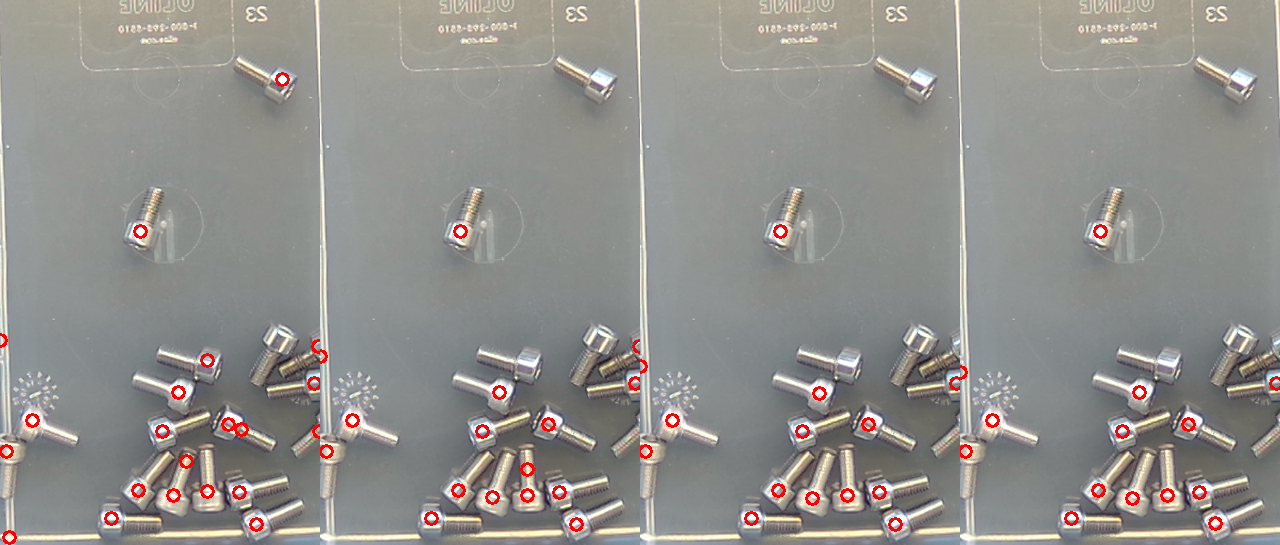
#> input picture dev/cores.png, 1280 x 545 px, given in place of gt27_0.png, which was not available
$ python explore.py
#> lines starting #> are read from the running program, lines starting #| are printed output that depends on the picture; after the words box and inside, x2 and y2 are one past the last pixel; in counts of white or black regions, pixels touching at a corner belong together
#> further down, f is the input picture: shape (545, 1280, 3); mean B, G, R 140.6, 144, 145.7
### dev/proto3.py
import cv2, numpy as np, sys
def run(f, t=35, erode=31):
#> called with t = 35, erode = 31
    H,W=f.shape[:2]; g=cv2.cvtColor(f,cv2.COLOR_BGR2GRAY)
#> after `H, W = f.shape[:2]`: H = 545; W = 1280
    gb=cv2.GaussianBlur(g,(0,0),3)
    _,bright=cv2.threshold(gb,0,255,cv2.THRESH_BINARY+cv2.THRESH_OTSU)
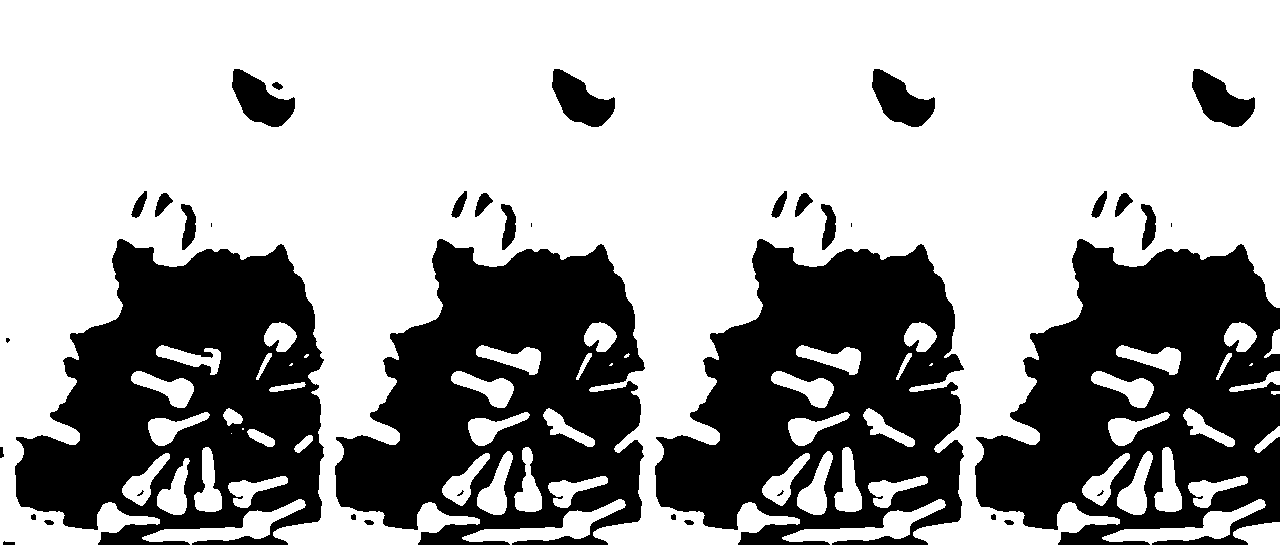
#> bright: shape (545, 1280); 64.7% white; 40 black regions (9 under 20 px), largest, box (x1, y1, x2, y2) and area: (15, 239, 324, 545) 59005, (335, 239, 645, 545) 58448, (975, 239, 1280, 545) 58300
    bright=cv2.morphologyEx(bright,cv2.MORPH_CLOSE,cv2.getStructuringElement(cv2.MORPH_ELLIPSE,(51,51)))
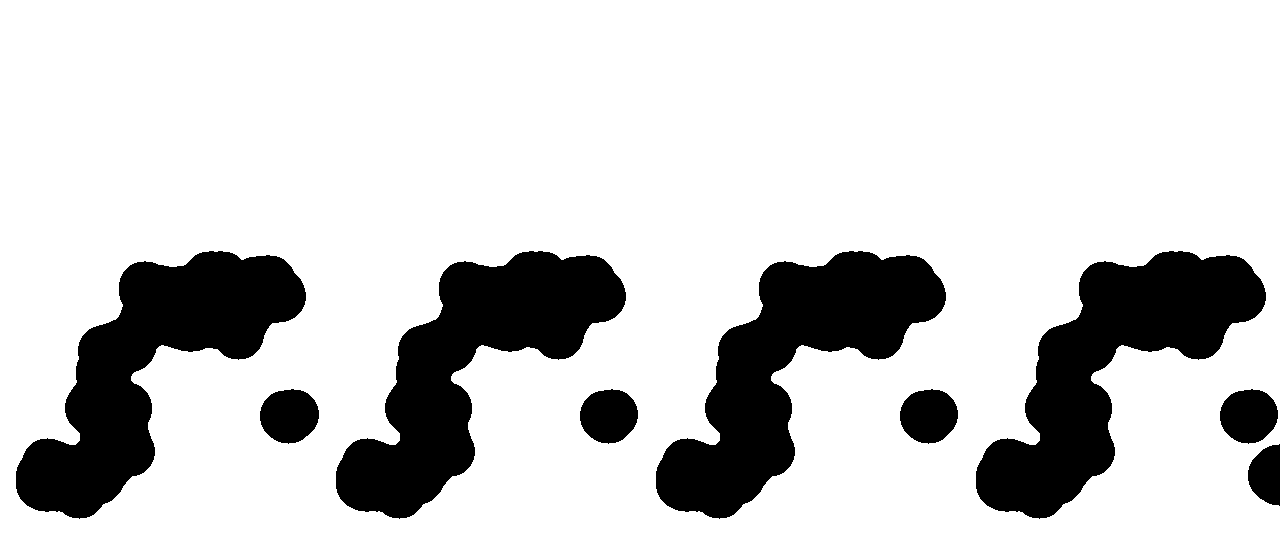
#> bright: shape (545, 1280); 80.5% white; 9 black regions, largest, box (x1, y1, x2, y2) and area: (16, 251, 306, 519) 31205, (336, 251, 626, 519) 31195, (656, 251, 946, 519) 31195
    n,lab,st,_=cv2.connectedComponentsWithStats(bright)
#> lab: shape (545, 1280) int32; values 0 (black) and 1 (white), 80.5% white; 9 black regions
#> n = 2; st = [[16, 251, 1264, 268, 136165], [0, 0, 1280, 545, 561435]]
    i=1+np.argmax(st[1:,4]); cs,_=cv2.findContours((lab==i).astype(np.uint8),cv2.RETR_EXTERNAL,cv2.CHAIN_APPROX_SIMPLE)
#> after `i = 1 + np.argmax(st[1:, 4])`: i = 1
#> after `cs, _ = cv2.findContours((lab == i).astype(np.uint8), cv2.RETR_EXTERNA`: cs = 1 contour; box (x1, y1, x2, y2) and area: (0, 0, 1280, 545) 694256
    hull=cv2.convexHull(max(cs,key=cv2.contourArea))
#> hull = [[1279, 0], [1279, 544], [0, 544], [0, 0]]
    binm=np.zeros_like(g); cv2.drawContours(binm,[hull],-1,255,-1)
#> after `cv2.drawContours(binm, [hull], -1, 255, -1)`: binm: shape (545, 1280); every value is 255
    binm=cv2.erode(binm,cv2.getStructuringElement(cv2.MORPH_ELLIPSE,(erode,erode)))
    s=4; bg=cv2.resize(cv2.medianBlur(cv2.resize(g,(W//s,H//s)),15),(W,H))
#> after `bg = cv2.resize(cv2.medianBlur(cv2.resize(g, (W // s, H // s)), 15), (`:
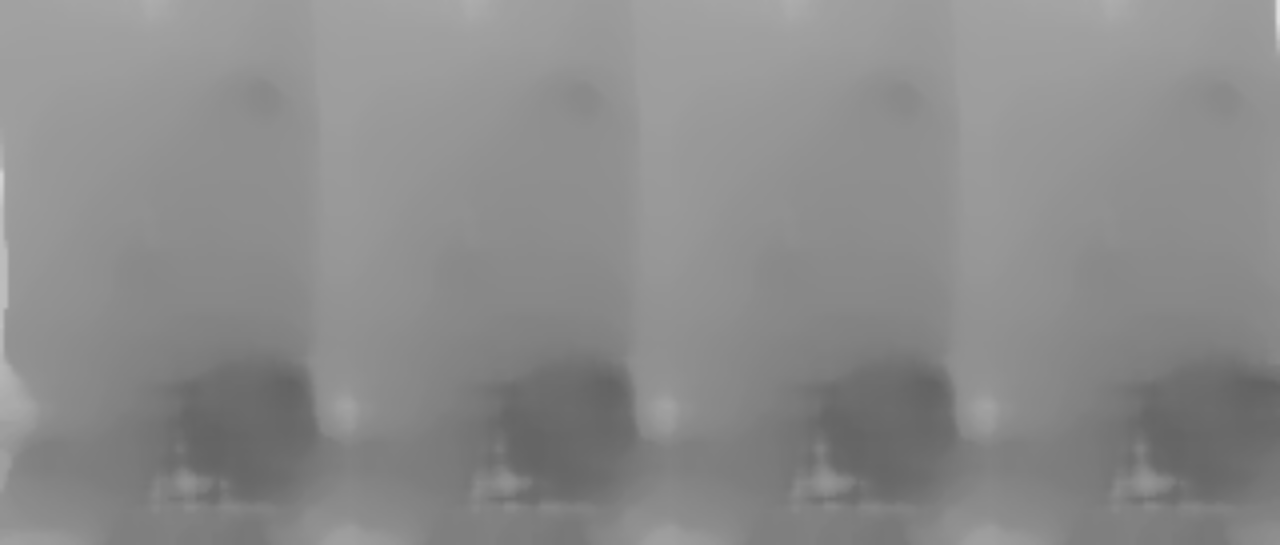
#> bg: shape (545, 1280); min 99, max 222, mean 139.3
    d=cv2.absdiff(g,bg); d[binm==0]=0
    m=((d>t)*255).astype(np.uint8)
#> m: shape (545, 1280); 10.2% white; 1460 white regions (1246 under 20 px), largest, box (x1, y1, x2, y2) and area: (585, 0, 662, 465) 3003, (905, 0, 982, 465) 2972, (285, 0, 342, 465) 2904
    m=cv2.morphologyEx(m,cv2.MORPH_CLOSE,cv2.getStructuringElement(cv2.MORPH_ELLIPSE,(5,5)))
#> m: shape (545, 1280); 13.4% white; 478 white regions (403 under 20 px), largest, box (x1, y1, x2, y2) and area: (738, 0, 1061, 545) 16310, (418, 0, 741, 545) 16257, (98, 0, 421, 545) 16225
    m=cv2.morphologyEx(m,cv2.MORPH_OPEN,np.ones((3,3),np.uint8))
#> m: shape (545, 1280); 12.7% white; 137 white regions (43 under 20 px), largest, box (x1, y1, x2, y2) and area: (1059, 412, 1280, 539) 9447, (739, 412, 960, 539) 9444, (419, 412, 640, 539) 9365
    return m, binm
# [5 lines that do not run on import are left out]

### dev/approaches/tmp/explore.py
import cv2,numpy as np,sys
sys.path.insert(0,'dev'); from proto3 import run
for n in ['gt27_0','frame_focused']:
    f=cv2.imread('dev/'+n+'.png'); m,b=run(f)
    dt=cv2.distanceTransform(m,cv2.DIST_L2,5)
    sk=cv2.ximgproc.thinning(m) if hasattr(cv2,'ximgproc') else None
#> sk: shape (545, 1280); 1.4% white in thin lines or dots
    # ridge: local max of dt in 3x3
    ridge=(dt>=cv2.dilate(dt,np.ones((3,3))))&(dt>1)
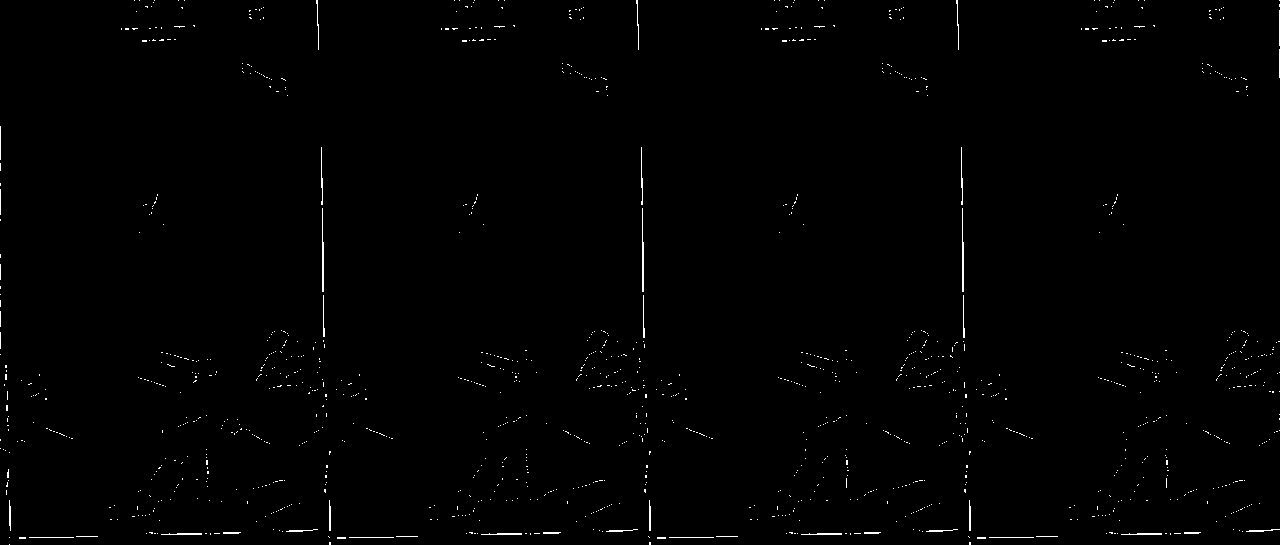
#> ridge: shape (545, 1280) bool; 0.68% white in thin lines or dots
    h=np.bincount(np.round(dt[ridge]).astype(int))
#> h = [0, 0, 1072, 1826, 895, 424, 139, 78, 112, 48, 30, 19, 40, 22, 7]
    print(n,'ridge dt hist',list(h[:30]))
#| gt27_0 ridge dt hist [0, 0, 1072, 1826, 895, 424, 139, 78, 112, 48, 30, 19, 40, 22, 7]
    for r in (6,8,10,12,14,18,22):
        o=cv2.morphologyEx(m,cv2.MORPH_OPEN,cv2.getStructuringElement(cv2.MORPH_ELLIPSE,(2*r+1,2*r+1)))
        nn=cv2.connectedComponents(o)[0]-1
        print(' open r',r,'comps',nn)
#> this loop made 7 passes
#> nn on passes 1 to 7: 61, 46, 35, 17, 0, 0, 0
#|  open r 6 comps 61
#|  open r 8 comps 46
#|  open r 10 comps 35
#|  open r 12 comps 17
#|  open r 14 comps 0
#|  open r 18 comps 0
#|  open r 22 comps 0
#> pass 1, `o=cv2.morphologyEx(m,cv2.MORPH_OPEN,cv2.getStructuringElement(cv2.MORP..`:
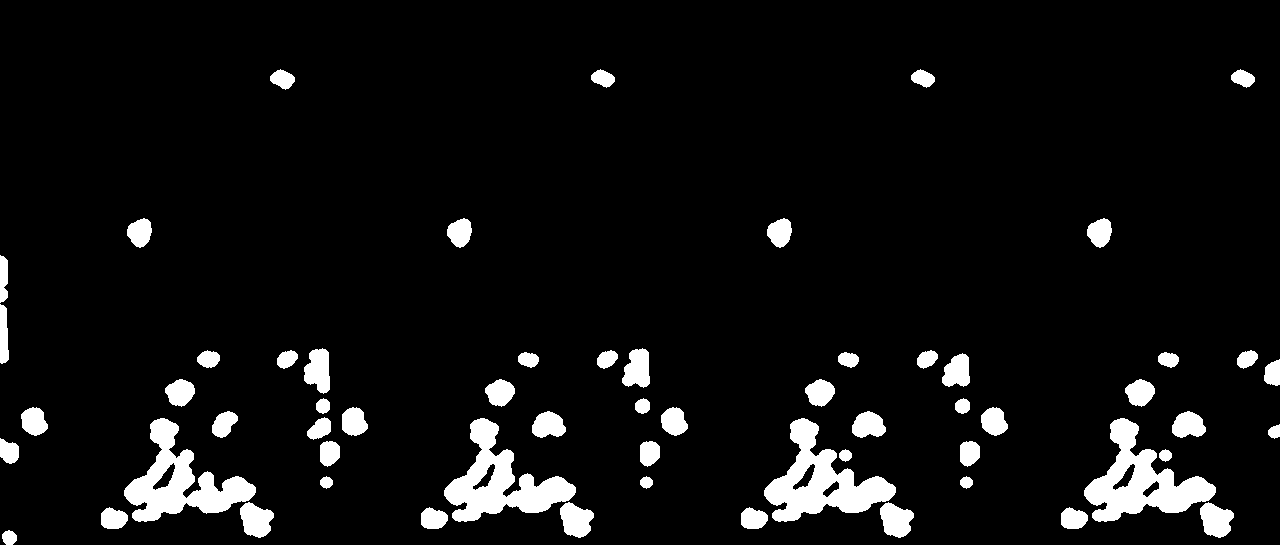
#> o: shape (545, 1280); 6.7% white; 61 white regions, largest, box (x1, y1, x2, y2) and area: (764, 418, 896, 522) 5643, (1084, 418, 1216, 522) 5642, (444, 418, 576, 522) 5493
#> pass 3, `o=cv2.morphologyEx(m,cv2.MORPH_OPEN,cv2.getStructuringElement(cv2.MORP..`:
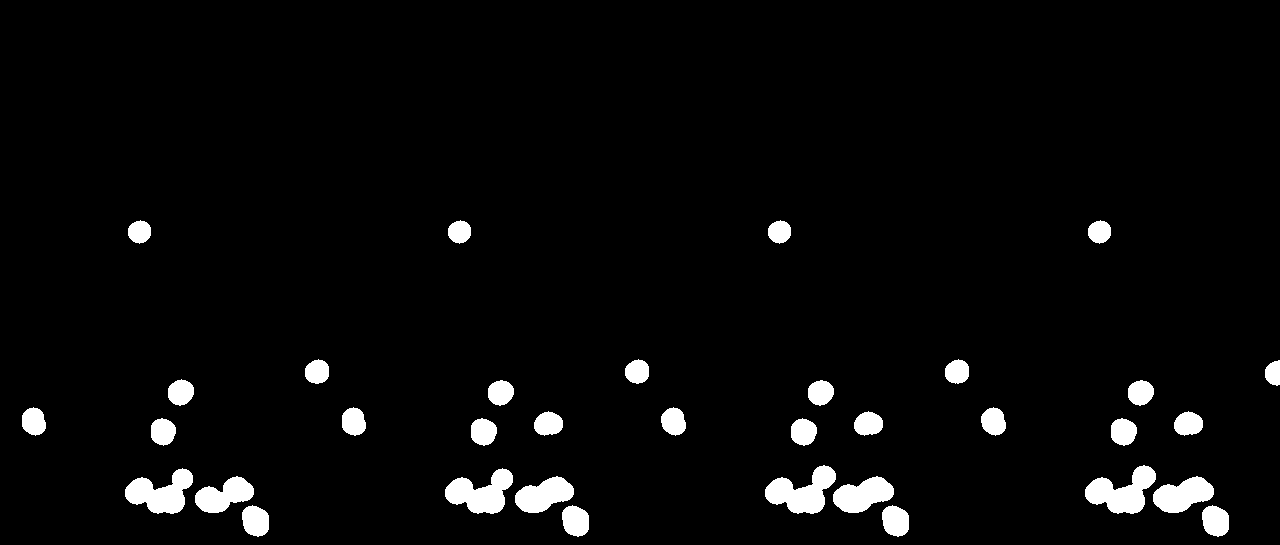
#> o: shape (545, 1280); 3.9% white; 35 white regions, largest, box (x1, y1, x2, y2) and area: (765, 465, 836, 514) 1892, (1085, 465, 1156, 514) 1892, (445, 468, 513, 514) 1807
#> after the loop: o: shape (545, 1280); every value is 0
#> pass 2 of the loop `for n in ['gt27_0','frame_focused']:`:
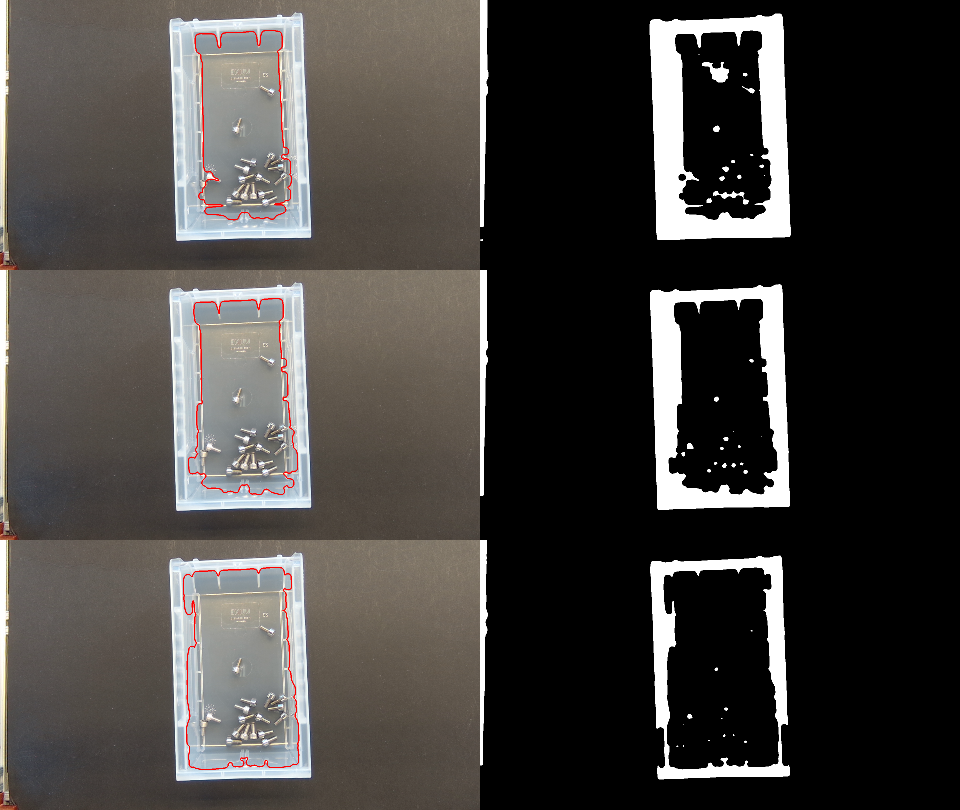
#> input picture dev/floor.png, 960 x 810 px, given in place of frame_focused.png, which was not available
#> f is the input picture: shape (810, 960, 3); mean B, G, R 63.6, 66.2, 69.1
#> g: shape (810, 960)
#> gb: shape (810, 960)
#> in run (call 2), `n,lab,st,_=cv2.connectedComponentsWithStats(bright)`:
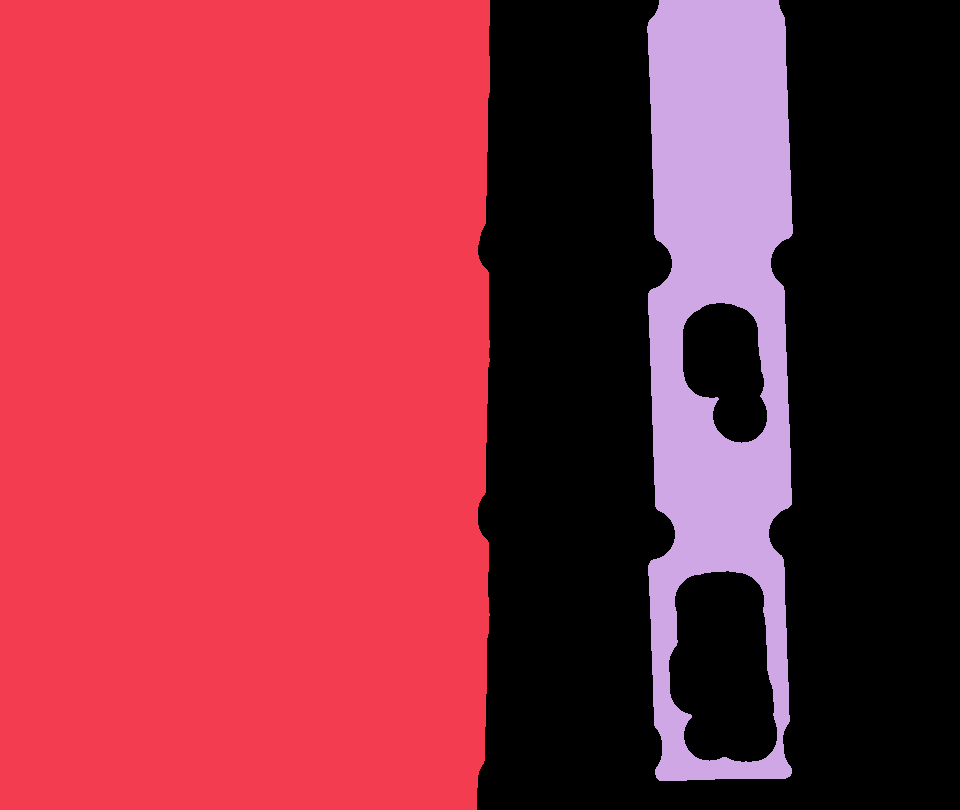
#> lab: shape (810, 960) int32; 3 distinct labels, from 0 to 2; one colour per label, 0 black
#> n = 3; st = [[477, 0, 483, 810, 306114], [0, 0, 490, 810, 393989], [647, 0, 146, 781, 77497]]
#> cs = 1 contour; box (x1, y1, x2, y2) and area: (0, 0, 490, 810) 392696
#> hull = [[489, 0], [489, 615], [484, 760], [476, 809], [0, 809], [0, 0]]
#> bg: shape (810, 960)
#> d: shape (810, 960)
#> d: shape (810, 960); min 0, max 189, mean 6.1
#> dt: shape (810, 960) float32
#> sk: shape (810, 960); 0.59% white in thin lines or dots, all inside (x1, y1, x2, y2) = (0, 21, 474, 810)
#> h = 20 values, max 594 at index 2, min 0 at index 0, mean 101.8
#| frame_focused ridge dt hist [0, 0, 594, 277, 69, 85, 211, 251, 108, 57, 45, 22, 63, 143, 17, 84, 9, 0, 0, 1]
#> the loop `for r in (6,8,10,12,14,18,22):` made 7 passes
#> nn on passes 1 to 7: 23, 31, 21, 8, 4, 1, 0
#> (printed output is left out)
#> pass 3, `o=cv2.morphologyEx(m,cv2.MORPH_OPEN,cv2.getStructuringElement(cv2.MORP..`:
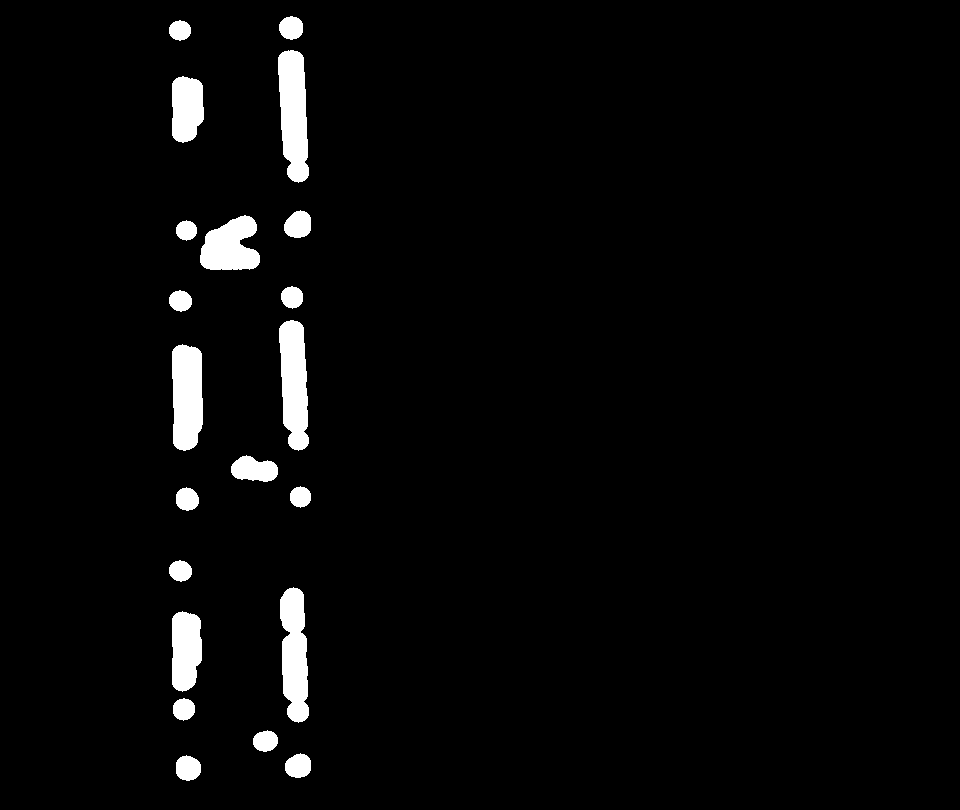
#> o: shape (810, 960); 3.2% white; 21 white regions, largest, box (x1, y1, x2, y2) and area: (278, 50, 309, 183) 3167, (279, 320, 309, 451) 3011, (280, 587, 309, 723) 2986
